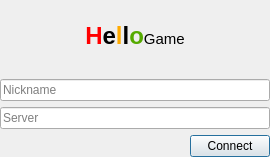
<?xml version="1.0" encoding="UTF-8"?>
<ui version="4.0">
 <class>StartDialog</class>
 <widget class="QDialog" name="StartDialog">
  <property name="geometry">
   <rect>
    <x>0</x>
    <y>0</y>
    <width>270</width>
    <height>157</height>
   </rect>
  </property>
  <property name="windowTitle">
   <string>Hello Game - Start a game</string>
  </property>
  <property name="windowIcon">
   <iconset>
    <normaloff>res/favicon.jpg</normaloff>res/favicon.jpg</iconset>
  </property>
  <property name="windowOpacity">
   <double>1.000000000000000</double>
  </property>
  <layout class="QVBoxLayout" name="verticalLayout">
   <property name="leftMargin">
    <number>0</number>
   </property>
   <property name="topMargin">
    <number>0</number>
   </property>
   <property name="rightMargin">
    <number>0</number>
   </property>
   <property name="bottomMargin">
    <number>0</number>
   </property>
   <item>
    <widget class="QLabel" name="gamename">
     <property name="text">
      <string>&lt;html&gt;&lt;head/&gt;&lt;body&gt;&lt;p&gt;&lt;span style=&quot; font-size:18pt; font-weight:600; color:#ff0000;&quot;&gt;H&lt;/span&gt;&lt;span style=&quot; font-size:18pt; font-weight:600;&quot;&gt;e&lt;/span&gt;&lt;span style=&quot; font-size:18pt; font-weight:600; color:#ffaa00;&quot;&gt;l&lt;/span&gt;&lt;span style=&quot; font-size:18pt; font-weight:600;&quot;&gt;l&lt;/span&gt;&lt;span style=&quot; font-size:18pt; font-weight:600; color:#55aa00;&quot;&gt;o&lt;/span&gt;&lt;span style=&quot; font-size:14pt; font-weight:600;&quot;/&gt;&lt;span style=&quot; font-size:11pt;&quot;&gt;Game&lt;/span&gt;&lt;/p&gt;&lt;/body&gt;&lt;/html&gt;</string>
     </property>
     <property name="alignment">
      <set>Qt::AlignCenter</set>
     </property>
    </widget>
   </item>
   <item>
    <widget class="QLineEdit" name="nicknameValue">
     <property name="text">
      <string/>
     </property>
     <property name="placeholderText">
      <string>Nickname</string>
     </property>
    </widget>
   </item>
   <item>
    <widget class="QLineEdit" name="serverValue">
     <property name="placeholderText">
      <string>Server</string>
     </property>
    </widget>
   </item>
   <item>
    <layout class="QHBoxLayout" name="horizontalLayout">
     <property name="spacing">
      <number>6</number>
     </property>
     <item>
      <widget class="QLabel" name="errorMsgText">
       <property name="text">
        <string/>
       </property>
      </widget>
     </item>
     <item>
      <spacer name="horizontalSpacer">
       <property name="orientation">
        <enum>Qt::Horizontal</enum>
       </property>
       <property name="sizeHint" stdset="0">
        <size>
         <width>40</width>
         <height>20</height>
        </size>
       </property>
      </spacer>
     </item>
     <item>
      <widget class="QPushButton" name="ConnectButton">
       <property name="text">
        <string>Connect</string>
       </property>
      </widget>
     </item>
    </layout>
   </item>
  </layout>
 </widget>
 <resources/>
 <connections/>
</ui>
